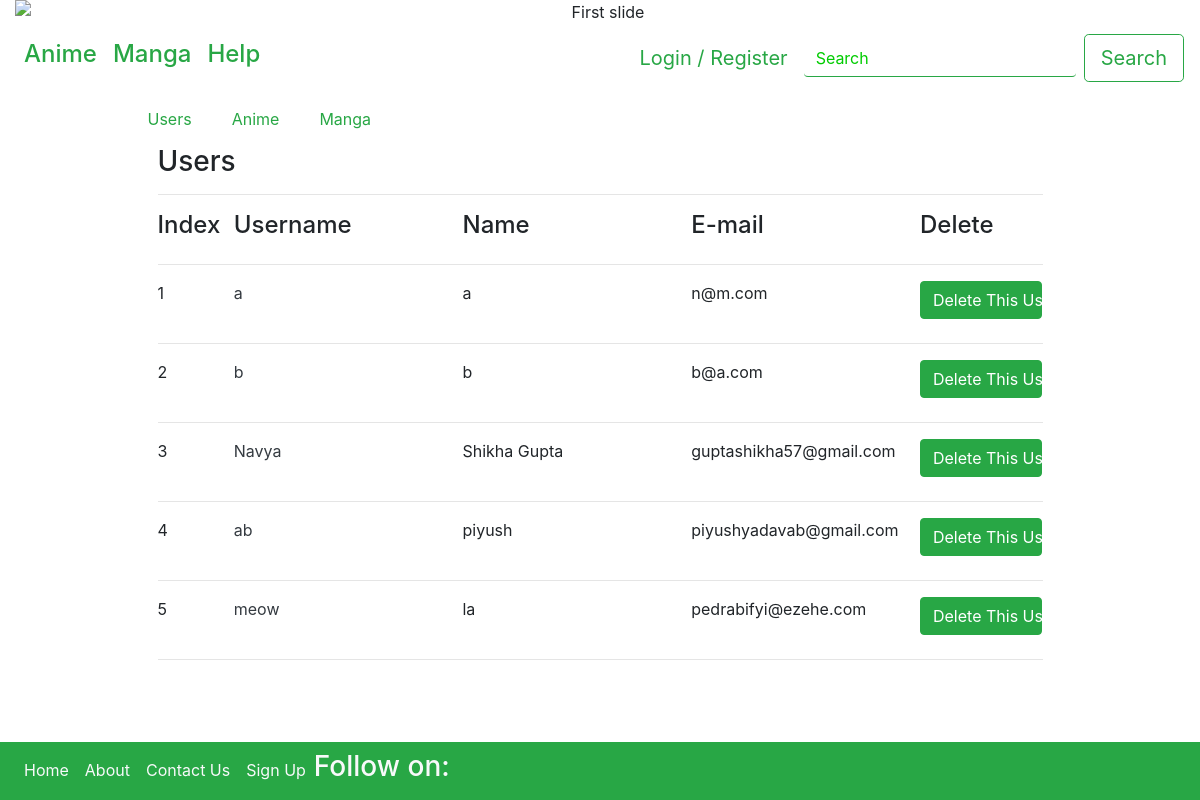
The page /admin on the database its author committed.
### data/model.py (models this page shows, shortened)
class User(UserMixin, db.Model):
    __tablename__ = 'user'
    id = db.Column(db.Integer, primary_key=True)
    name = db.Column(db.String(30))
    username = db.Column(db.String(30), unique=True)
    email = db.Column(db.String)
    password = db.Column(db.String)
    bio = db.Column(db.String)
    gender = db.Column(db.String)
    profilepic = db.Column(db.Boolean)
    verify_token = db.Column(db.String)
    verified = db.Column(db.Boolean)
    session_token = db.Column(db.String(100), unique=True)
    privilage=db.Column(db.Boolean,default=False)
    anime_list = db.relationship("Anime_List", backref="user", passive_deletes=True)
    manga_list=db.relationship("Manga_List" , backref="manga_user" , passive_deletes=True )
    manga_review = db.relationship("Review_Manga", backref="manga_review_user", passive_deletes=True)
    manga_recommend = db.relationship("Recommendation_Manga", backref="manga_rec_user", passive_deletes=True)
    def display_user():
        result = User.query.all()
        users = []
        for user in result:
            dictionary = {
                "name" : user.name,
                "username" : user.username,
                "email" : user.email
            }
            users.append(dictionary)
        return users
    @try_except
    def delete_user():
        username = request.form['del_username']
        Anime_List.query.filter_by(username=username).delete()
        User.query.filter_by(username=username).delete()
        Review.query.filter_by(username=username).delete()
        Recommendation.query.filter_by(username=username).delete()
        db.session.commit()

### run.py (the view)
@app.route("/admin",methods=['GET' , 'POST'])
def admin():
	Manga.delete_manga()
	User.delete_user()
	Anime.delete_anime()
	Anime.add_anime()
	Manga.add_manga()
	users = User.display_user()
	anime = Anime.display_anime()
	manga = Manga.display_manga()
	return render_template("admin.html",users=users,num_user=len(users),anime=anime,num_anime=len(anime),manga=manga,num_manga=len(manga))

### data/model.py (called while the page is built)
def try_except(func):
    def wrapper(*kwargs):
        try:
            func(*kwargs)
        except:
            pass
    return wrapper

    def display_anime():
        result = Anime.query.all()
        anime = []
        for i in result:
            dictionary = {
                "id" : i.id,
                "name" : i.name_eng,
                "status" : i.status,
                "type" : i.cast_type,
                "studios" : i.studios,
            }
            anime.append(dictionary)
        return anime

    @try_except
    def delete_anime():
        anime_id = request.form['anime_id']
        name = Anime.query.filter_by(id=anime_id).first().name_eng
        Anime.query.filter_by(id=anime_id).delete()
        Review.query.filter_by(anime=name).delete()
        User_Score.query.filter_by(anime_name=name).delete()
        Characters.query.filter_by(name_anime=name).delete()
        Recommendation.query.filter_by(anime=name).delete()
        Anime_Genre.query.filter_by(name_eng=name).delete()
        Anime_List.query.filter_by(anime=name).delete()
        db.session.commit()

    def display_manga():
        result = Manga.query.all()
        manga = []
        for i in result:
            dictionary = {
                "id" : i.id,
                "name" : i.name_eng,
                "status" : i.status,
                "type" : i.cast_type,
                "serialization" : i.serialization,
            }
            manga.append(dictionary)
        return manga

### templates/admin.html (shortened to what this page needs)
{% extends "mainlayout.html" %}
{% block content %}
<div class="container-fluid border-success mb-5 ">
	<div class="container col-md-10">
		<ul class="nav">
			<li class="nav-item mx-2 my-2">
				<a class="nav-link  px-0 py-0" data-toggle="pill" href="#users">
					<button class="btn btn-block btn-outline-success border-0">
						Users
					</button>
				</a>
			</li>
			<li class="nav-item mx-2 my-2">
				<a class="nav-link px-0 py-0" data-toggle="pill" href="#anime">
					<button class="btn btn-block btn-outline-success border-0">
						Anime
					</button>
				</a>
			</li>
			<li class="nav-item mx-2 my-2">
				<a class="nav-link px-0 py-0" data-toggle="pill" href="#manga">
					<button class="btn btn-block btn-outline-success border-0">
						Manga
					</button>
				</a>
			</li>
		</ul>
		<div class="tab-content">
			<div class="tab-pane active container-fluid" id="users">
				<div class="container-fluid">
					<h3>Users</h3>
					<hr>
					<div class="row">
						<div class="col-md-1"><h4>Index</h4></div>
						<div class="col-md-3"><h4>Username</h4></div>
						<div class="col-md-3"><h4>Name</h4></div>
						<div class="col-md-3"><h4>E-mail</h4></div>
						<div class="col-md-2"><h4>Delete</h4></div>
					</div>
					<hr>
					{% for i in range(0,num_user) %}
					<div class="row mt-3 pb-2">
						<div class="col-md-1">{{i+1}}</div>
						<div class="col-md-3"><a href="/userprofile/{{users[i]['username']}}" class="text-dark">{{users[i]['username']}}</a></div>
						<div class="col-md-3">{{users[i]['name']}}</div>
						<div class="col-md-3">{{users[i]['email']}}</div>
						<div class="col-md-2">
							<form action="#" method="POST">
								<button class="btn btn-block btn-success" type="submit">Delete This User</button>
							</form>
						</div>
					</div>
					<hr>
					{% endfor %}
				</div>
			</div>
		</div>
	</div>
</div>
{% endblock %}

### rows shown on the page
User: email "n@m.com"
User: email "b@a.com"
User: username "Navya", name "Shikha Gupta", email "guptashikha57@gmail.com"
User: username "ab", name "piyush", email "piyushyadavab@gmail.com"
User: username "meow", name "la", email "pedrabifyi@ezehe.com"

### other values the page prints
{{ i+1 }} "1" "2" "3" "4" "5"
{{ users[i]['username'] }} "a" "b"
{{ users[i]['name'] }} "a" "b"
